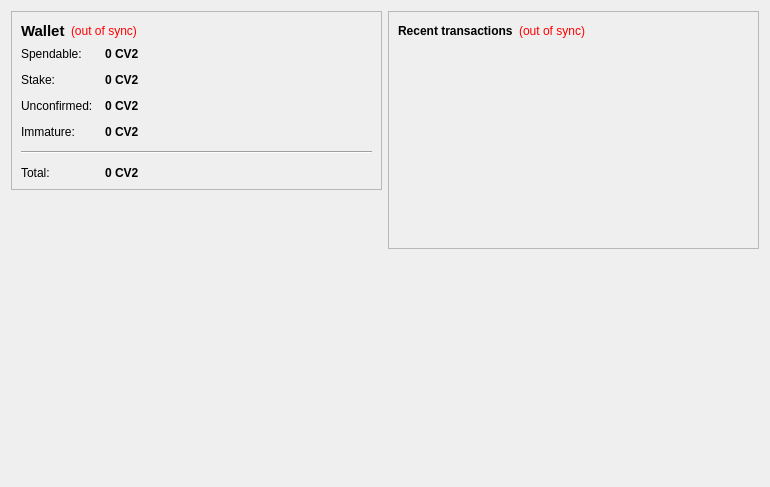
<?xml version="1.0" encoding="UTF-8"?>
<ui version="4.0">
 <class>OverviewPage</class>
 <widget class="QWidget" name="OverviewPage">
  <property name="geometry">
   <rect>
    <x>0</x>
    <y>0</y>
    <width>770</width>
    <height>487</height>
   </rect>
  </property>
  <property name="windowTitle">
   <string>Form</string>
  </property>
  <layout class="QHBoxLayout" name="horizontalLayout" stretch="1,1">
   <item>
    <layout class="QVBoxLayout" name="verticalLayout_2">
     <item>
      <widget class="QFrame" name="frame">
       <property name="frameShape">
        <enum>QFrame::StyledPanel</enum>
       </property>
       <property name="frameShadow">
        <enum>QFrame::Raised</enum>
       </property>
       <layout class="QVBoxLayout" name="verticalLayout_4">
        <item>
         <layout class="QHBoxLayout" name="horizontalLayout_4">
          <item>
           <widget class="QLabel" name="label_5">
            <property name="font">
             <font>
              <pointsize>11</pointsize>
              <weight>75</weight>
              <bold>true</bold>
             </font>
            </property>
            <property name="text">
             <string>Wallet</string>
            </property>
           </widget>
          </item>
          <item>
           <widget class="QLabel" name="labelWalletStatus">
            <property name="toolTip">
             <string>The displayed information may be out of date. Your wallet automatically synchronizes with the ColossusCoin2 network after a connection is established, but this process has not completed yet.</string>
            </property>
            <property name="styleSheet">
             <string notr="true">QLabel { color: red; }</string>
            </property>
            <property name="text">
             <string notr="true">(out of sync)</string>
            </property>
            <property name="alignment">
             <set>Qt::AlignLeading|Qt::AlignLeft|Qt::AlignVCenter</set>
            </property>
           </widget>
          </item>
          <item>
           <spacer name="horizontalSpacer_2">
            <property name="orientation">
             <enum>Qt::Horizontal</enum>
            </property>
            <property name="sizeHint" stdset="0">
             <size>
              <width>40</width>
              <height>20</height>
             </size>
            </property>
           </spacer>
          </item>
         </layout>
        </item>
        <item>
         <layout class="QFormLayout" name="formLayout_2">
          <property name="fieldGrowthPolicy">
           <enum>QFormLayout::AllNonFixedFieldsGrow</enum>
          </property>
          <property name="horizontalSpacing">
           <number>12</number>
          </property>
          <property name="verticalSpacing">
           <number>12</number>
          </property>
          <item row="0" column="0">
           <widget class="QLabel" name="label">
            <property name="text">
             <string>Spendable:</string>
            </property>
           </widget>
          </item>
          <item row="0" column="1">
           <widget class="QLabel" name="labelBalance">
            <property name="font">
             <font>
              <weight>75</weight>
              <bold>true</bold>
             </font>
            </property>
            <property name="cursor">
             <cursorShape>IBeamCursor</cursorShape>
            </property>
            <property name="toolTip">
             <string>Your current spendable balance</string>
            </property>
            <property name="text">
             <string notr="true">0 CV2</string>
            </property>
            <property name="textInteractionFlags">
             <set>Qt::LinksAccessibleByMouse|Qt::TextSelectableByKeyboard|Qt::TextSelectableByMouse</set>
            </property>
           </widget>
          </item>
          <item row="1" column="0">
           <widget class="QLabel" name="label_6">
            <property name="text">
             <string>Stake:</string>
            </property>
           </widget>
          </item>
          <item row="1" column="1">
           <widget class="QLabel" name="labelStake">
            <property name="font">
             <font>
              <weight>75</weight>
              <bold>true</bold>
             </font>
            </property>
            <property name="cursor">
             <cursorShape>IBeamCursor</cursorShape>
            </property>
            <property name="toolTip">
             <string>Total of coins that was staked, and do not yet count toward the current balance</string>
            </property>
            <property name="text">
             <string notr="true">0 CV2</string>
            </property>
            <property name="textInteractionFlags">
             <set>Qt::LinksAccessibleByMouse|Qt::TextSelectableByKeyboard|Qt::TextSelectableByMouse</set>
            </property>
           </widget>
          </item>
          <item row="2" column="0">
           <widget class="QLabel" name="label_3">
            <property name="text">
             <string>Unconfirmed:</string>
            </property>
           </widget>
          </item>
          <item row="2" column="1">
           <widget class="QLabel" name="labelUnconfirmed">
            <property name="font">
             <font>
              <weight>75</weight>
              <bold>true</bold>
             </font>
            </property>
            <property name="cursor">
             <cursorShape>IBeamCursor</cursorShape>
            </property>
            <property name="toolTip">
             <string>Total of transactions that have yet to be confirmed, and do not yet count toward the current balance</string>
            </property>
            <property name="text">
             <string notr="true">0 CV2</string>
            </property>
            <property name="textInteractionFlags">
             <set>Qt::LinksAccessibleByMouse|Qt::TextSelectableByKeyboard|Qt::TextSelectableByMouse</set>
            </property>
           </widget>
          </item>
          <item row="3" column="0">
           <widget class="QLabel" name="labelImmatureText">
            <property name="text">
             <string>Immature:</string>
            </property>
           </widget>
          </item>
          <item row="3" column="1">
           <widget class="QLabel" name="labelImmature">
            <property name="font">
             <font>
              <weight>75</weight>
              <bold>true</bold>
             </font>
            </property>
            <property name="toolTip">
             <string>Mined balance that has not yet matured</string>
            </property>
            <property name="text">
             <string notr="true">0 CV2</string>
            </property>
            <property name="textInteractionFlags">
             <set>Qt::LinksAccessibleByMouse|Qt::TextSelectableByKeyboard|Qt::TextSelectableByMouse</set>
            </property>
           </widget>
          </item>
          <item row="4" column="0" colspan="2">
           <widget class="Line" name="line">
            <property name="orientation">
             <enum>Qt::Horizontal</enum>
            </property>
           </widget>
          </item>
          <item row="5" column="0">
           <widget class="QLabel" name="labelTotalText">
            <property name="text">
             <string>Total:</string>
            </property>
           </widget>
          </item>
          <item row="5" column="1">
           <widget class="QLabel" name="labelTotal">
            <property name="font">
             <font>
              <weight>75</weight>
              <bold>true</bold>
             </font>
            </property>
            <property name="cursor">
             <cursorShape>IBeamCursor</cursorShape>
            </property>
            <property name="toolTip">
             <string>Your current total balance</string>
            </property>
            <property name="text">
             <string notr="true">0 CV2</string>
            </property>
            <property name="textInteractionFlags">
             <set>Qt::LinksAccessibleByMouse|Qt::TextSelectableByKeyboard|Qt::TextSelectableByMouse</set>
            </property>
           </widget>
          </item>
         </layout>
        </item>
       </layout>
      </widget>
     </item>
     <item>
      <spacer name="verticalSpacer">
       <property name="orientation">
        <enum>Qt::Vertical</enum>
       </property>
       <property name="sizeHint" stdset="0">
        <size>
         <width>20</width>
         <height>40</height>
        </size>
       </property>
      </spacer>
     </item>
     <item>
      <widget class="QLabel" name="label_2">
       <property name="autoFillBackground">
        <bool>true</bool>
       </property>
       <property name="text">
        <string/>
       </property>
       <property name="pixmap">
        <pixmap resource="../bitcoin.qrc">:/icons/drmbg</pixmap>
       </property>
       <property name="scaledContents">
        <bool>false</bool>
       </property>
       <property name="margin">
        <number>0</number>
       </property>
      </widget>
     </item>
    </layout>
   </item>
   <item>
    <layout class="QVBoxLayout" name="verticalLayout_3">
     <item>
      <widget class="QFrame" name="frame_2">
       <property name="frameShape">
        <enum>QFrame::StyledPanel</enum>
       </property>
       <property name="frameShadow">
        <enum>QFrame::Raised</enum>
       </property>
       <layout class="QVBoxLayout" name="verticalLayout">
        <item>
         <layout class="QHBoxLayout" name="horizontalLayout_2">
          <item>
           <widget class="QLabel" name="label_4">
            <property name="text">
             <string>&lt;b&gt;Recent transactions&lt;/b&gt;</string>
            </property>
           </widget>
          </item>
          <item>
           <widget class="QLabel" name="labelTransactionsStatus">
            <property name="toolTip">
             <string>The displayed information may be out of date. Your wallet automatically synchronizes with the ColossusCoin2 network after a connection is established, but this process has not completed yet.</string>
            </property>
            <property name="styleSheet">
             <string notr="true">QLabel { color: red; }</string>
            </property>
            <property name="text">
             <string notr="true">(out of sync)</string>
            </property>
            <property name="alignment">
             <set>Qt::AlignRight|Qt::AlignTrailing|Qt::AlignVCenter</set>
            </property>
           </widget>
          </item>
          <item>
           <spacer name="horizontalSpacer">
            <property name="orientation">
             <enum>Qt::Horizontal</enum>
            </property>
            <property name="sizeHint" stdset="0">
             <size>
              <width>40</width>
              <height>20</height>
             </size>
            </property>
           </spacer>
          </item>
         </layout>
        </item>
        <item>
         <widget class="QListView" name="listTransactions">
          <property name="styleSheet">
           <string notr="true">QListView { background: transparent; }</string>
          </property>
          <property name="frameShape">
           <enum>QFrame::NoFrame</enum>
          </property>
          <property name="verticalScrollBarPolicy">
           <enum>Qt::ScrollBarAlwaysOff</enum>
          </property>
          <property name="horizontalScrollBarPolicy">
           <enum>Qt::ScrollBarAlwaysOff</enum>
          </property>
          <property name="selectionMode">
           <enum>QAbstractItemView::NoSelection</enum>
          </property>
         </widget>
        </item>
       </layout>
      </widget>
     </item>
     <item>
      <spacer name="verticalSpacer_2">
       <property name="orientation">
        <enum>Qt::Vertical</enum>
       </property>
       <property name="sizeHint" stdset="0">
        <size>
         <width>20</width>
         <height>40</height>
        </size>
       </property>
      </spacer>
     </item>
    </layout>
   </item>
  </layout>
 </widget>
 <resources/>
 <connections/>
</ui>
